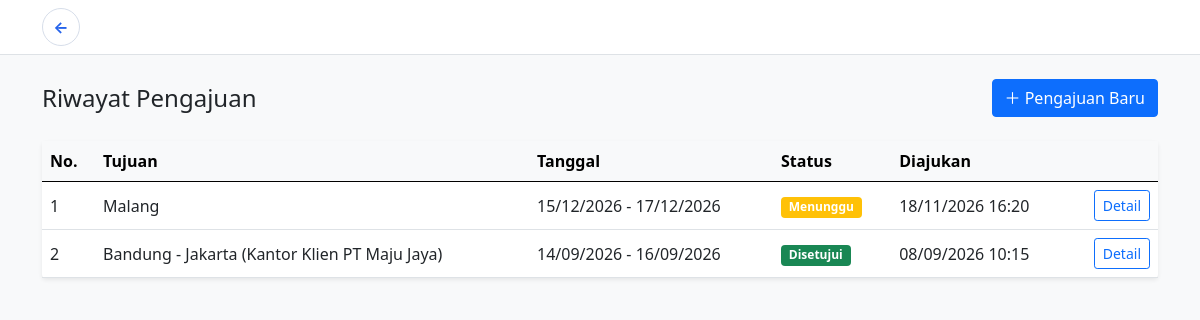
Screenshot of /riwayat_pengajuan.php (signed in) with the database file from the repository.
### tables this page shows
CREATE TABLE IF NOT EXISTS `pengajuan` (
    `id_pengajuan` INT UNSIGNED NOT NULL AUTO_INCREMENT,
    `id_karyawan` INT UNSIGNED NOT NULL,
    `tujuan` VARCHAR(150) NOT NULL,
    `tanggal_berangkat` DATE NOT NULL,
    `tanggal_pulang` DATE NOT NULL,
    `keperluan` TEXT NOT NULL,
    `dokumen` VARCHAR(255) DEFAULT NULL,
    `status` ENUM('Menunggu', 'Disetujui', 'Ditolak') NOT NULL DEFAULT 'Menunggu',
    `alasan_penolakan` TEXT DEFAULT NULL,
    `biaya_estimasi` DECIMAL(15,2) NOT NULL DEFAULT 0,
    `tanggal_pengajuan` DATETIME NOT NULL DEFAULT CURRENT_TIMESTAMP,
    `tanggal_keputusan` DATETIME DEFAULT NULL,
    PRIMARY KEY (`id_pengajuan`),
    CONSTRAINT `fk_pengajuan_karyawan`
        FOREIGN KEY (`id_karyawan`) REFERENCES `karyawan` (`id_karyawan`)
        ON UPDATE CASCADE
        ON DELETE CASCADE,
    CONSTRAINT `chk_pengajuan_tanggal`
        CHECK (`tanggal_pulang` >= `tanggal_berangkat`)
);

### riwayat_pengajuan.php (the view, shortened to what this page needs)
<?php
$conn = connection();
$requests = [];
$stmt = $conn->prepare(
    "SELECT p.id_pengajuan, p.tujuan, p.tanggal_berangkat, p.tanggal_pulang,
            p.keperluan, p.status, p.tanggal_pengajuan
     FROM pengajuan p
     INNER JOIN karyawan k ON k.id_karyawan = p.id_karyawan
     WHERE k.id_user = ?
     ORDER BY p.tanggal_pengajuan DESC"
);
$stmt->bind_param("i", $_SESSION["user_id"]);
$stmt->execute();
$result = $stmt->get_result();
while ($row = $result->fetch_assoc()) {
    $requests[] = $row;
}
$statusClasses = [
    "Menunggu" => "warning",
    "Disetujui" => "success",
    "Ditolak" => "danger",
];
?>
<!doctype html>
<html lang="id">
<head>
    <link href="https://cdn.jsdelivr.net/npm/bootstrap@5.0.2/dist/css/bootstrap.min.css" rel="stylesheet">
</head>
<body class="bg-light">
<nav class="navbar navbar-light bg-white border-bottom">
    <div class="container">
        <a class="back-circle" href="index.php" aria-label="Kembali ke Dashboard">←</a>
    </div>
</nav>
<main class="container py-4">
    <div class="d-flex justify-content-between align-items-center mb-4">
        <h1 class="h4 mb-0">Riwayat Pengajuan</h1>
        <a class="btn btn-primary" href="pengajuan.php">＋ Pengajuan Baru</a>
    </div>
    <div class="card border-0 shadow-sm">
        <div class="card-body p-0">
            <?php if (!$requests): ?>
                <div class="text-center text-muted py-5">
                    Belum ada pengajuan perjalanan dinas.
                </div>
            <?php else: ?>
                <div class="table-responsive">
                    <table class="table table-hover align-middle mb-0">
                        <thead class="table-light">
                            <tr>
                                <th>No.</th>
                                <th>Tujuan</th>
                                <th>Tanggal</th>
                                <th>Status</th>
                                <th>Diajukan</th>
                                <th></th>
                            </tr>
                        </thead>
                        <tbody>
                            <?php foreach ($requests as $index => $request): ?>
                                <tr>
                                    <td><?= $index + 1 ?></td>
                                    <td><?= htmlspecialchars($request["tujuan"]) ?></td>
                                    <td>
                                        <?= date("d/m/Y", strtotime($request["tanggal_berangkat"])) ?>
                                        -
                                        <?= date("d/m/Y", strtotime($request["tanggal_pulang"])) ?>
                                    </td>
                                    <td>
                                        <span class="badge bg-<?= $statusClasses[$request["status"]] ?>">
                                            <?= htmlspecialchars($request["status"]) ?>
                                        </span>
                                    </td>
                                    <td><?= date("d/m/Y H:i", strtotime($request["tanggal_pengajuan"])) ?></td>
                                    <td class="text-end">
                                        <a class="btn btn-sm btn-outline-primary" href="detail_pengajuan.php?id=<?= (int) $request["id_pengajuan"] ?>">Detail</a>
                                    </td>
                                </tr>
                            <?php endforeach; ?>
                        </tbody>
                    </table>
                </div>
            <?php endif; ?>
        </div>
    </div>
</main>
</body>
</html>

### riwayat_pengajuan.php (style rules this page uses)
.back-circle { width:38px;height:38px;display:inline-grid;place-items:center;border:1px solid #d7deea;border-radius:50%;background:#fff;color:#2563eb;text-decoration:none;font-weight:700 }

### rows the page displays
pengajuan: tujuan "Malang", tanggal_berangkat "15/12/2026", tanggal_pulang "17/12/2026", status "Menunggu", tanggal_pengajuan "18/11/2026 16:20"
pengajuan: tujuan "Bandung - Jakarta (Kantor Klien PT Maju Jaya)", tanggal_berangkat "14/09/2026", tanggal_pulang "16/09/2026", status "Disetujui", tanggal_pengajuan "08/09/2026 10:15"
